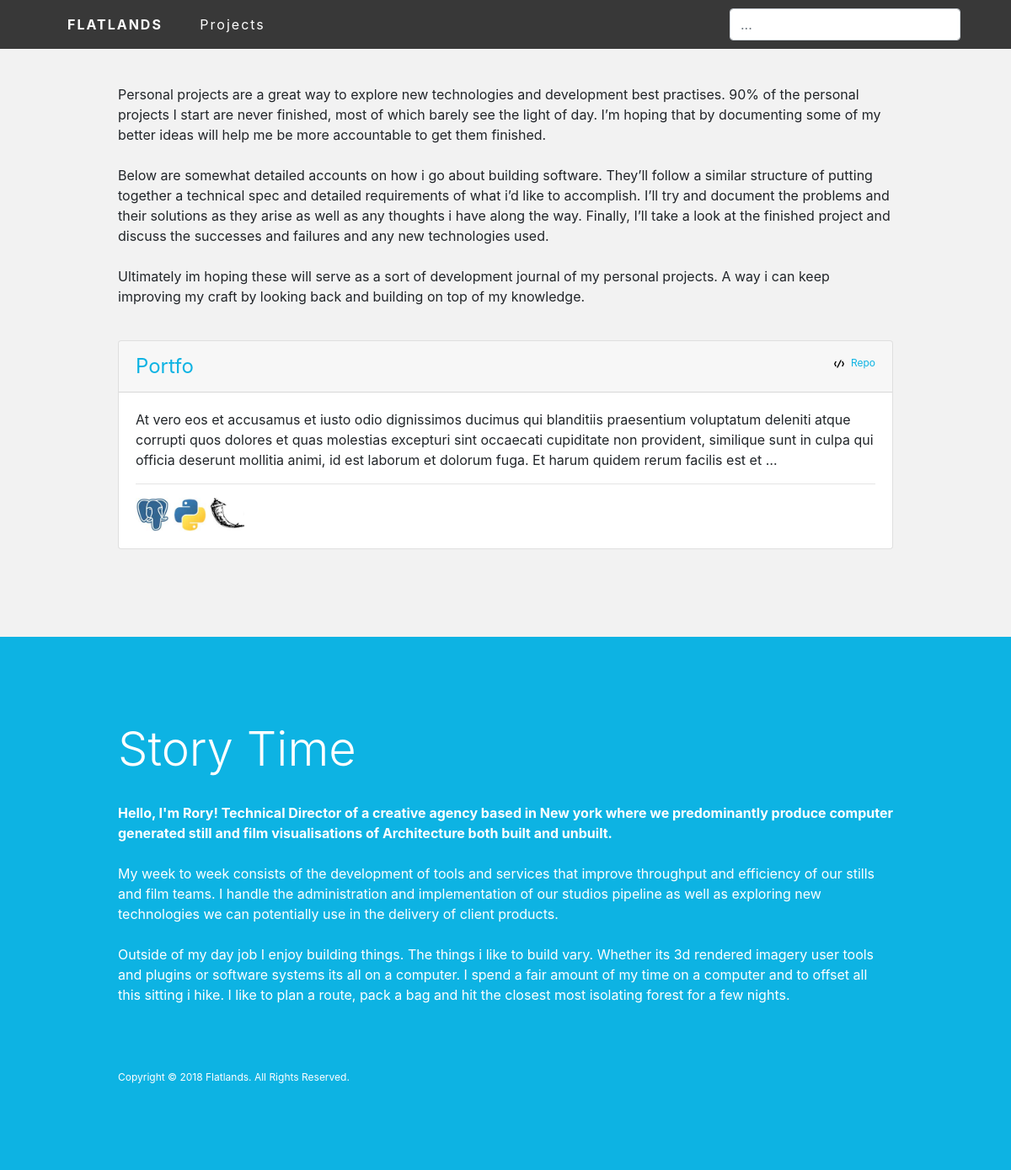
The app's page /projects/, older data.
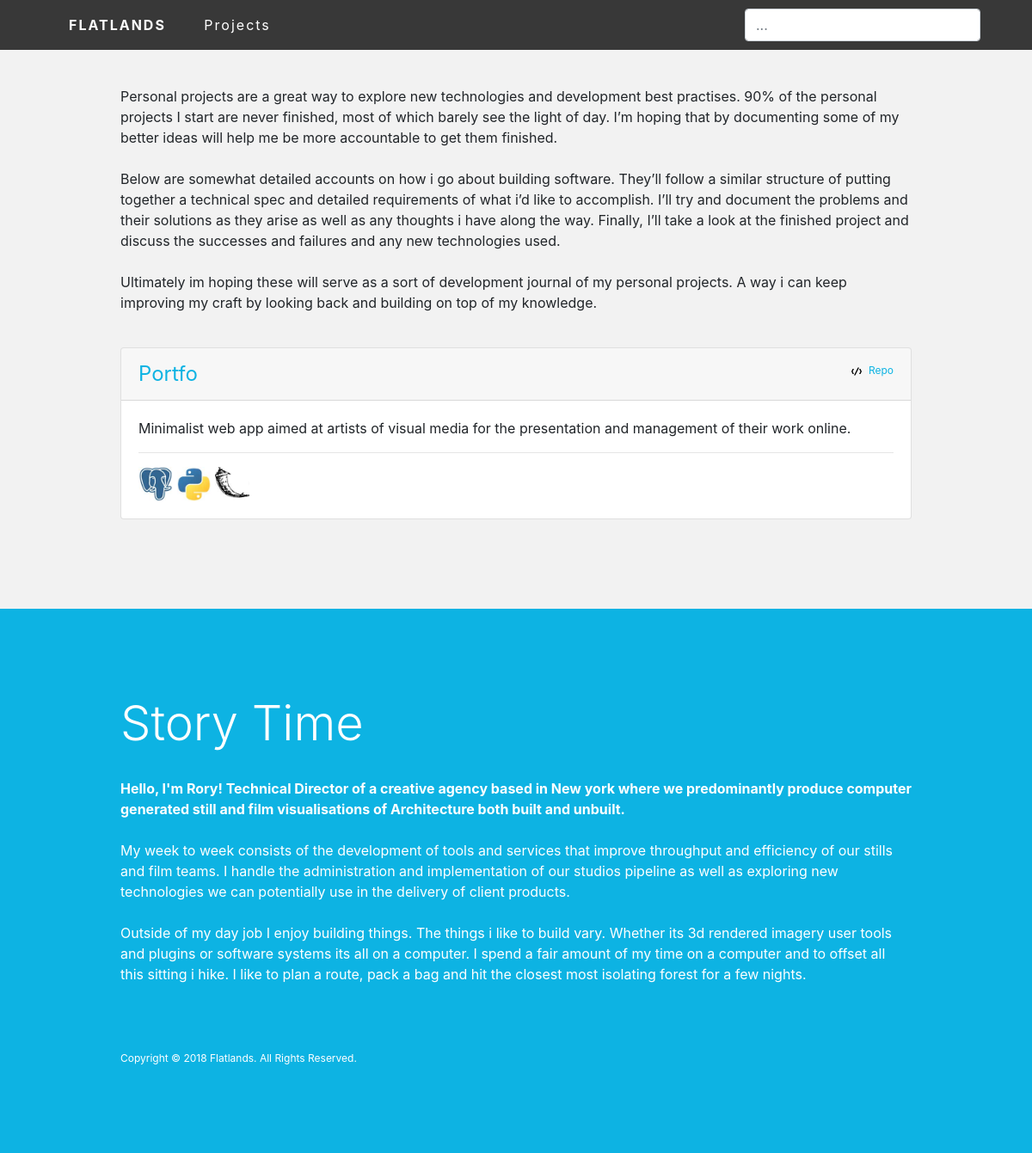
The same page, newer data.
### blog/models.py (models this page shows, shortened)
class Project(models.Model):
    name = models.CharField(max_length=200)
    pub_date = models.DateTimeField('date published')
    content = models.CharField(max_length=5000)
    tags = models.CharField(max_length=200)
    cover_img = models.CharField(max_length=200)
    published = models.BooleanField(default=False)
    repo = models.CharField(max_length=200, null=True, blank=True)

class UsedSoftware(models.Model):
    name = models.CharField(max_length=200)
    small_logo = models.CharField(max_length=200)
    projects = models.ManyToManyField(Project, blank=True)
    website = models.CharField(max_length=200)
    def __str__(self):
        return self.name

### blog/views.py (the view)
# urls.py: path('projects/', views.projects, name='projects'),
def projects(request):
    projects = Project.objects.filter(published=True).order_by('-pub_date')
    context = {'projects': projects}
    return render(request, 'blog/projects.html', context)

### blog/templates/blog/projects.html
{% extends "blog/base.html" %} {% load static %} {% block content %}
<div class="content">
        <div style="padding-top:100px;padding-bottom:40px;">
                Personal projects are a great way to explore new technologies and development best practises. 90% of the personal projects
                I start are never finished, most of which barely see the light of day. I’m hoping that by documenting some
                of my better ideas will help me be more accountable to get them finished.
                <br>
                <br> Below are somewhat detailed accounts on how i go about building software. They’ll follow a similar structure
                of putting together a technical spec and detailed requirements of what i’d like to accomplish. I’ll try and
                document the problems and their solutions as they arise as well as any thoughts i have along the way. Finally,
                I’ll take a look at the finished project and discuss the successes and failures and any new technologies
                used.
                <br>
                <br> Ultimately im hoping these will serve as a sort of development journal of my personal projects. A way i
                can keep improving my craft by looking back and building on top of my knowledge.
        </div>
        {% if projects %} {% for project in projects %}
        <div class="card">
                <div class="card-header">
                        <div style="display: flex; flex-direction: row; justify-content: space-between">
                                <div>
                                        <a style="font-size: 24px;" href="/projects/{{ project.id }}/">{{project.name|capfirst}}</a>
                                </div>
                                <div>
                                        <span style="font-size: 12px;">
                                                <img class="iconic-svg-small" src="{% static 'blog/svg/code.svg' %}" alt="code icon">
                                                <a href="{{project.repo}}">Repo</a>
                                        </span>
                                </div>
                        </div>
                </div>
                <div class="card-body">
                        <div>
                                {{project.content|capfirst|truncatewords:50}}
                        </div>
                        <hr>
                        <div>
                                {% for tech in project.usedsoftware_set.all %}
                                <a href="{{tech.website}}">
                                        <img class="tech-icon" src="{% static 'blog/img/'|add:tech.small_logo %}" alt="{{tech}} icon">
                                </a>
                                {% endfor %}
                        </div>
                </div>
        </div>
        <br> {% endfor %} {% else %} No Projects :( {% endif %}
</div>
{% endblock %}

### blog/templates/blog/base.html (shortened to what this page needs)
{% load static %}
<!DOCTYPE html>
<html lang="en">
<head>
  <link rel="stylesheet" href="https://stackpath.bootstrapcdn.com/bootstrap/4.1.1/css/bootstrap.min.css"
>
  <link rel="stylesheet" type="text/css" href="{% static 'blog/main.css' %}" />
</head>
<body>
  <div id="border-header">
    <div id="border-header-nav">
      <div>
        <a style="font-weight:bold;" href="/">FLATLANDS</a>
        <a href="/projects/">Projects</a>
      </div>
    </div>
    <div id="border-header-search">
      <input type="text" class="form-control" style="margin:0" placeholder="...">
    </div>
  </div>
  {% block content %}{% endblock %} {% include "blog/footer.html" %}
     </body>
</html>

### blog/templates/blog/footer.html
<div id="footer">
    <div id="footer-content">
        <div class="display-4" style="padding-bottom: 30px;">Story Time</div>
        <span style="font-weight: bold; text-indent:20px;">
            Hello, I'm Rory! Technical Director of a creative agency based in New york where we predominantly produce computer generated
            still and film visualisations of Architecture both built and unbuilt.
        </span>
        <br>
        <br> My week to week consists of the development of tools and services that improve throughput and efficiency of our
        stills and film teams. I handle the administration and implementation of our studios pipeline as well as exploring
        new technologies we can potentially use in the delivery of client products.
        <br>
        <br> Outside of my day job I enjoy building things. The things i like to build vary. Whether its 3d rendered imagery
        user tools and plugins or software systems its all on a computer. I spend a fair amount of my time on a computer and to offset
        all this sitting i hike. I like to plan a route, pack a bag and hit the closest most isolating forest for a few nights.
        <br>
        <br>
        <br>
        <br>
        <span style="font-size:12px;">Copyright © 2018 Flatlands. All Rights Reserved.</span>
    </div>
</div>

### blog/static/blog/main.css (style rules this page uses)
body { background-color: #f2f2f2; }
.tech-icon { width:40px; height:40px; }
#border-header { background-color: #383838; display: flex; justify-content: space-between; padding-left: 60px; padding-right: 60px; position: fixed; top: 0; z-index:1000; width: 100%; }
#border-header-nav { display: flex; font-size:16px; align-items: center; }
#border-header-nav div { margin: 0 auto; }
#border-header-search { padding-top: 10px; padding-bottom: 10px; }
#border-header-nav a:link { padding-right: 20px; padding-left: 20px; letter-spacing: 2px; color: white; }
.content { max-width: 1000px; padding-bottom: 80px; padding-left:40px; padding-right:40px; margin: auto auto; }
.iconic-svg-small { height:12px; width:12px; margin-right:5px; }
#footer { background-color: #0db3e3; padding-top: 100px; padding-bottom: 100px; }
#footer-content { margin: auto; color: white; max-width: 1000px; padding-left:40px; padding-right:40px; }
a:link { color: #0db3e3; }

Row changes from the older to the newer data that the page shows:
changed Project "Portfo": content "At vero eos et accusamus et iusto odio dignissimos ducimus qui blanditiis praesentium voluptatum deleniti atque corrupti quos dolores et quas molestias excepturi sint occaecati cupiditate non provident, similique sunt in culpa qui officia deserunt mollitia animi, id est laborum et dolorum fuga. Et harum quidem rerum facilis est et …" → "Minimalist web app aimed at artists of visual media for the presentation and management of their work online."
